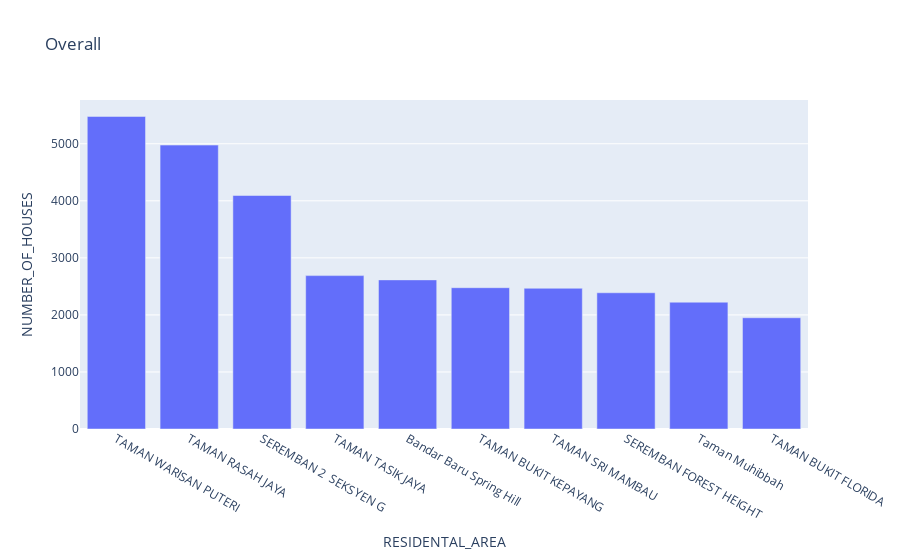

The cell this chart's notebook holds for it:
### Markdown cell above
#### Overall

### Code cell
topOverall = residentalLocationAnalysis.sort_values(by=['NUMBER_OF_HOUSES'],ascending=False)
fig = px.bar(topOverall.iloc[:10,:], x="RESIDENTAL_AREA", y="NUMBER_OF_HOUSES",title="Overall")
fig.show()

### Figure 1 — Plotly figure (JSON) as saved in the notebook; plotly's stock layout.template omitted (floating-point values rounded to 4 significant figures)
{"data": [{"alignmentgroup": "True", "hovertemplate": "RESIDENTAL_AREA=%{x}<br>NUMBER_OF_HOUSES=%{y}<extra></extra>", "legendgroup": "", "marker": {"color": "#636efa", "pattern": {"shape": ""}}, "name": "", "offsetgroup": "", "orientation": "v", "showlegend": false, "textposition": "auto", "type": "bar", "x": ["TAMAN WARISAN PUTERI", "TAMAN RASAH JAYA", "SEREMBAN 2  SEKSYEN G", "TAMAN TASIK JAYA", "Bandar Baru Spring Hill", "TAMAN BUKIT KEPAYANG", "TAMAN SRI MAMBAU", "SEREMBAN FOREST HEIGHT", "Taman Muhibbah", "TAMAN BUKIT FLORIDA"], "xaxis": "x", "y": [5479, 4977, 4093, 2689, 2614, 2477, 2467, 2388, 2223, 1950], "yaxis": "y"}], "layout": {"barmode": "relative", "legend": {"tracegroupgap": 0}, "title": {"text": "Overall"}, "xaxis": {"anchor": "y", "domain": [0, 1], "title": {"text": "RESIDENTAL_AREA"}}, "yaxis": {"anchor": "x", "domain": [0, 1], "title": {"text": "NUMBER_OF_HOUSES"}}}}
